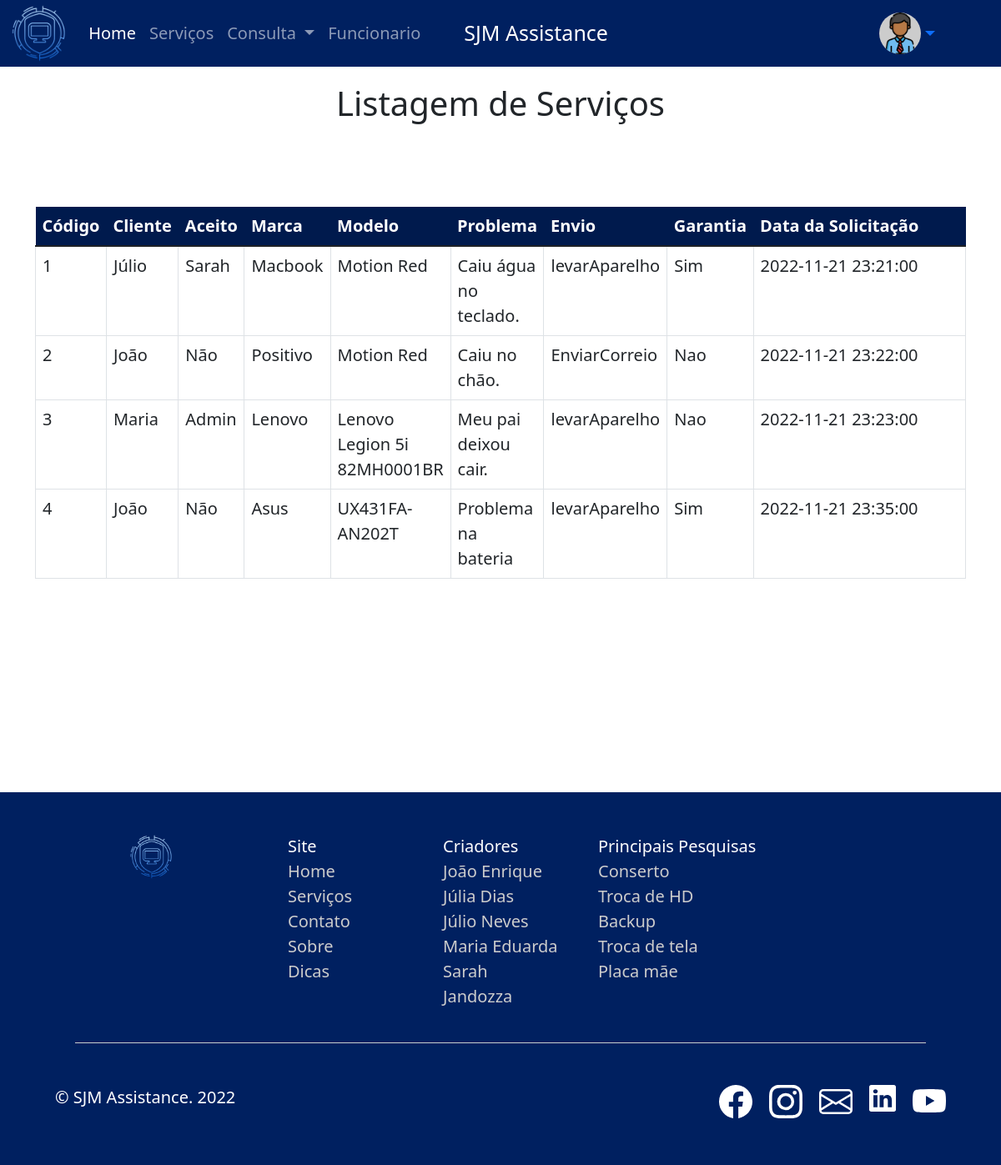
Screenshot of /consulta.php?consulta=servico (signed in) with the database file from the repository.
### tables this page shows
CREATE TABLE `tbservico` (
  `idServico` int(4) NOT NULL,
  `idCliente` int(4) NOT NULL,
  `marca` varchar(50) NOT NULL,
  `modelo` varchar(50) NOT NULL,
  `descricaoProblema` varchar(100) NOT NULL,
  `formaEnvio` varchar(50) NOT NULL,
  `garantia` varchar(20) NOT NULL,
  `dataServico` timestamp NOT NULL DEFAULT current_timestamp() ON UPDATE current_timestamp()
);

CREATE TABLE `tbstatuspedido` (
  `idStatusPedido` int(4) NOT NULL,
  `idServico` int(4) NOT NULL,
  `idCliente` int(4) NOT NULL,
  `idFuncionario` int(4) NOT NULL,
  `statusServico` varchar(100) NOT NULL,
  `mensagemFuncionario` varchar(300) NOT NULL,
  `dataLevarNotebook` varchar(100) NOT NULL,
  `dataTerminoServico` varchar(100) NOT NULL
);

CREATE TABLE `tbclientes` (
  `id` int(11) NOT NULL,
  `nome` varchar(200) NOT NULL,
  `nomeUsuario` varchar(100) NOT NULL,
  `email` varchar(200) NOT NULL,
  `senha` varchar(20) NOT NULL,
  `cep` varchar(10) NOT NULL,
  `endereco` varchar(100) NOT NULL,
  `numero` varchar(10) NOT NULL,
  `complemento` varchar(100) NOT NULL,
  `cidade` varchar(50) NOT NULL,
  `estado` varchar(3) NOT NULL,
  `imgConta` varchar(11) NOT NULL,
  `EstadoConta` varchar(100) NOT NULL
);

CREATE TABLE `tbfuncionario` (
  `idFuncionario` int(11) NOT NULL,
  `nome` varchar(100) NOT NULL,
  `cargo` varchar(200) NOT NULL,
  `email` varchar(200) NOT NULL,
  `senha` varchar(100) NOT NULL,
  `imgConta` varchar(10) NOT NULL,
  `permissoes` varchar(100) NOT NULL,
  `EstadoConta` varchar(100) NOT NULL
);

### Controller.php (called while the page is built, shortened)
<?php
$root = realpath($_SERVER["DOCUMENT_ROOT"]);
require_once("$root/proj-IBM/model/cadastrar.php");
class Controller{
    private $cadastrar;
    public function __construct(){
        $this->cadastrar = new Cadastrar();
    }
    public function listarServico($id){
        return $result = $this->cadastrar->listarServico($id);
    }
    public function statusServico($id){
        return $result = $this->cadastrar->statusServico($id);
    }
    public function statusServicoFuncionario($id){
        return $result = $this->cadastrar->statusServicoFuncionario($id);
    }
    public function listarClienteFuncionario($id){
        return $result = $this->cadastrar->listarClienteFuncionario($id);
    }
    public function listarFuncionario($id){
        return $result = $this->cadastrar->listarFuncionario($id);
    }
}
?>

### model/conexao.php (called while the page is built, shortened)
<?php
class Conexao{
    protected $mysqli;
    private function conexao(){
        $this->mysqli = new mysqli(BD_SERVIDOR, BD_USUARIO , BD_SENHA, BD_BANCO);
    }
    public function getServico($id){
        try {
            if($id >=1){
                $stmt = $this->mysqli->query("SELECT * FROM tbservico WHERE idCliente = '" . $id . "';");
            }else{
                $stmt = $this->mysqli->query("SELECT * FROM tbservico;");
            }
            $lista = $stmt->fetch_all(MYSQLI_ASSOC);
            $f_lista = array();
            $i = 0;
            foreach ($lista as $l) {
                $f_lista[$i]['idCliente'] = $l['idCliente'];
                $f_lista[$i]['idServico'] = $l['idServico'];
                $f_lista[$i]['marca'] = $l['marca'];
                $f_lista[$i]['modelo'] = $l['modelo'];
                $f_lista[$i]['descricaoProblema'] = $l['descricaoProblema'];
                $f_lista[$i]['formaEnvio'] = $l['formaEnvio'];
                $f_lista[$i]['garantia'] = $l['garantia'];
                $f_lista[$i]['dataServico'] = $l['dataServico'];
                $i++;
            }
            return $f_lista;
        } catch (Exception $e) {
            echo "Ocorreu um erro ao tentar Buscar Todos." . $e;
        }
    }
    public function getClienteFuncionario($id){
        if($id<=0){
            $stmt = $this->mysqli->query("SELECT * FROM tbclientes");
            $lista = $stmt->fetch_all(MYSQLI_ASSOC);
            $f_lista = array();
            $i = 0;
            foreach ($lista as $l) {
                $f_lista[$i]['id'] = $l['id'];
                $f_lista[$i]['nome'] = $l['nome'];
                $f_lista[$i]['nomeUsuario'] = $l['nomeUsuario'];
                $f_lista[$i]['email'] = $l['email'];
                $f_lista[$i]['senha'] = $l['senha'];
                $f_lista[$i]['cep'] = $l['cep'];
                $f_lista[$i]['endereco'] = $l['endereco'];
                $f_lista[$i]['numeroCasa'] = $l['numero'];
                $f_lista[$i]['complemento'] = $l['complemento'];
                $f_lista[$i]['cidade'] = $l['cidade'];
                $f_lista[$i]['estado'] = $l['estado'];
                $f_lista[$i]['imgContaCliente'] = $l['imgConta'];
                $f_lista[$i]['EstadoConta'] = $l['EstadoConta'];
                $i++;
            }
            return $f_lista;
        }
    }
    public function listarStatusServico($id){
        try {
            if($id>=1){
                $stmt = $this->mysqli->query("SELECT * FROM tbstatuspedido WHERE idCliente = '" . $id . "';");
            }else{
                $stmt = $this->mysqli->query("SELECT * FROM tbstatuspedido;");
            }
            $listaDois = $stmt->fetch_all(MYSQLI_ASSOC);
            $f_listaDois = array();
            $i = 0;
            foreach ($listaDois as $l) {
                $f_listaDois[$i]['idStatusPedido'] = $l['idStatusPedido'];
                $f_listaDois[$i]['idServico'] = $l['idServico'];
                $f_listaDois[$i]['idCliente'] = $l['idCliente'];
                $f_listaDois[$i]['idFuncionario'] = $l['idFuncionario'];
                $f_listaDois[$i]['statusServico'] = $l['statusServico'];
                $f_listaDois[$i]['mensagemFuncionario'] = $l['mensagemFuncionario'];
                $f_listaDois[$i]['dataLevarNotebook'] = $l['dataLevarNotebook'];
                $i++;
            }
            return $f_listaDois;
        } catch (Exception $e) {
            echo "Ocorreu um erro ao tentar Buscar Todos." . $e;
        }
    }
    public function listarServicoFuncionario($id){
        try {
            if($id>=1){
                $stmt = $this->mysqli->query("SELECT * FROM tbstatuspedido WHERE idStatusPedido = '" . $id . "';");
            }else{
                $stmt = $this->mysqli->query("SELECT * FROM tbstatuspedido;");
            }
            $listaDois = $stmt->fetch_all(MYSQLI_ASSOC);
            $f_listaDois = array();
            $i = 0;
            foreach ($listaDois as $l) {
                $f_listaDois[$i]['idStatusPedido'] = $l['idStatusPedido'];
                $f_listaDois[$i]['idServico'] = $l['idServico'];
                $f_listaDois[$i]['idCliente'] = $l['idCliente'];
                $f_listaDois[$i]['idFuncionario'] = $l['idFuncionario'];
                $f_listaDois[$i]['statusServico'] = $l['statusServico'];
                $f_listaDois[$i]['mensagemFuncionario'] = $l['mensagemFuncionario'];
                $f_listaDois[$i]['dataLevarNotebook'] = $l['dataLevarNotebook'];
                $i++;
            }
            return $f_listaDois;
        } catch (Exception $e) {
            echo "Ocorreu um erro ao tentar Buscar Todos." . $e;
        }
    }
    public function exibirFuncionario($id){
        try {
            if($id>=1){
                $stmt = $this->mysqli->query("SELECT * FROM tbfuncionario WHERE idFuncionario = '" . $id . "';");
            }else{
                $stmt = $this->mysqli->query("SELECT * FROM tbfuncionario;");
            }
            $listaDois = $stmt->fetch_all(MYSQLI_ASSOC);
            $f_listaDois = array();
            $i = 0;
            foreach ($listaDois as $l) {
                $f_listaDois[$i]['idFuncionario'] = $l['idFuncionario'];
                $f_listaDois[$i]['nome'] = $l['nome'];
                $f_listaDois[$i]['cargo'] = $l['cargo'];
                $f_listaDois[$i]['email'] = $l['email'];
                $f_listaDois[$i]['senha'] = $l['senha'];
                $f_listaDois[$i]['imgContaFuncionario'] = $l['imgConta'];
                $f_listaDois[$i]['permissoes'] = $l['permissoes'];;
                $f_listaDois[$i]['EstadoConta'] = $l['EstadoConta'];
                $i++;
            }
            return $f_listaDois;
        } catch (Exception $e) {
            echo "Ocorreu um erro ao tentar Buscar Todos." . $e;
        }
    }
}

### model/cadastrar.php (called while the page is built, shortened)
<?php
require_once("conexao.php");
class Cadastrar extends Conexao {
    public function listarServico($id){
    	return $this->getServico($id);
    }
    public function statusServico($id){
    	return $this->listarStatusServico($id);
    }
    public function statusServicoFuncionario($id){
    	return $this->listarServicoFuncionario($id);
    }
    public function listarClienteFuncionario($id){
    	return $this->getClienteFuncionario($id);
    }
    public function listarFuncionario($id){
    	return $this->exibirFuncionario($id);
    }
}
?>

### consulta.php (the view, shortened to what this page needs)
<?php
 	require_once("Controller.php");
?>
<!DOCTYPE html>
<html lang="pt-br">
<head>
    <link rel="stylesheet" href="css/style.css">
    <link rel="stylesheet" href="bootstrap/css/bootstrap.css">
</head>
<body>
    <header>
        <?php include_once "menu.php" ?>
    </header>
    <main class="main-consulta">
		<div class="container">
        <?php if(isset($_GET['consulta']) && $_GET['consulta'] == "cliente" || empty($_GET['consulta'])){   ?>
			<h1 class="titulo-consulta">Listagem de clientes</h1>
			<?php
				$controller = new Controller();
				$resultado = $controller->listarClienteFuncionario(0);
				if(count($resultado) >=1){
			?>
			<div class="table">
				<table class="table table-responsive" style="width: 100%;">
					<thead class="table-active table-listar-cliente">
						<tr>
							<th scope="col">Código</th>
							<th scope="col" class="col-tb-nome">Nome</th>
							<th scope="col">Email</th>
							<th scope="col" class="col-tb-end">Endereco</th>
							<th scope="col">Cep</th>
							<th scope="col" class="col-tb-estado-conta">Conta</th>
							<th scope="col">Funcao</th>
						</tr>
					</thead>
					<tbody id="TableData">
					<?php
						for($i=0;$i<count($resultado);$i++){
					?>
						<tr>
							<td scope="col"><?php echo $resultado[$i]['id']; ?></td>
							<td scope="col"><?php echo $resultado[$i]['nome']; ?></td>
							<td scope="col"><?php echo $resultado[$i]['email']; ?></td>
							<td scope="col"><?php echo $resultado[$i]['endereco'] . " - " . $resultado[$i]['cidade'] . "/" . $resultado[$i]['estado']; ?></td>
							<td scope="col"><?php echo $resultado[$i]['cep']; ?></td>
							<td scope="col"><?php echo $resultado[$i]['EstadoConta']; ?></td>
							<td scope="col">
								<?php if($resultado[$i]['EstadoConta'][0] == "D"){ ?>
									<button type="button" class="btn btn-ativar-cliente" onclick="javascript:confirmRecuperar('model/recuperarConta.php?id=<?php echo $resultado[$i]['id']; ?>&conta=cliente&nomeFuncionario=<?php echo $_SESSION['nome']; ?>')" style="width: 72px;">Ativar</button>
								<?php }else{ ?>
									<button type="button" class="btn btn-excluir-cliente" onclick="javascript:confirmDelete('model/excluirConta.php?id=<?php echo $resultado[$i]['id']; ?>&conta=cliente&nomeFuncionario=<?php echo $_SESSION['nome']; ?>')" style="width: 72px;">Excluir</button>
								<?php } ?>
							</td>
						</tr>
					<?php
						}
					}else{
						echo "<h1>Nenhum registro encontrado!</h1>";
					}
					?>
					</tbody>
				</table>
			</div>
        <?php }elseif(isset($_GET['consulta']) && $_GET['consulta'] == "servico"){    ?>
			<h1 class="titulo-consulta">Listagem de Serviços</h1>
			<?php
				$controller = new Controller();
				$resultado = $controller->listarServico(0);
				$resultadoStatusPedido = $controller->statusServico(0);
				$resultadoCliente = $controller->listarClienteFuncionario(0);
				$resultadoFuncionario = $controller->listarFuncionario(0);
			?>
			<?php
				if(count($resultado) >=1){ ?>
					<div class="table">
					<table class="table table-responsive" style="width: 100%;">
						<thead class="table-active table-listar-cliente">
							<tr>
								<th scope="col">Código</th>
								<th scope="col">Cliente</th>
								<th scope="col">Aceito</th>
								<th scope="col">Marca</th>
								<th scope="col">Modelo</th>
								<th scope="col">Problema</th>
								<th scope="col">Envio</th>
								<th scope="col">Garantia</th>
								<th scope="col" style="width: 300px">Data da Solicitação</th>
							</tr>
						</thead>
						<tbody id="TableData">
							<?php
								for($i=0;$i<count($resultado);$i++){
									$resultadoNomeCliente = $controller->statusServicoFuncionario($resultado[$i]['idServico']);
							?>
								<tr>
									<td scope="col"><?php echo $resultado[$i]['idServico']; ?></td>
									<td scope="col"><?php echo $resultadoCliente[$resultadoNomeCliente[0]['idCliente'] -1]['nome']; ?></td>
									<td scope="col">
										<?php
											if($resultadoStatusPedido[$i]['idFuncionario'] == 0){
												echo "Não";
											}else{
												echo $resultadoFuncionario[$resultadoStatusPedido[$i]['idFuncionario'] -1]['nome'];
											}
										?>
									</td>
									<td scope="col"><?php echo $resultado[$i]['marca']; ?></td>
									<td scope="col"><?php echo $resultado[$i]['modelo']; ?></td>
									<td scope="col"><?php echo $resultado[$i]['descricaoProblema'] ?></td>
									<td scope="col"><?php echo $resultado[$i]['formaEnvio'] ?></td>
									<td scope="col"><?php echo $resultado[$i]['garantia']; ?></td>
									<td scope="col"><?php echo $resultado[$i]['dataServico']; ?></td>
							<?php
								}
							?>
						</tbody>
					</table>
				<?php }else{
						echo "<h1 class='txt-sem-registro'>Nenhum registro encontrado!</h1>";
					}
				?>
			</div>
        <?php } ?></div>
    </main>
    <?php include_once "footer.php" ?>
</body>
</html>

### css/style.css (style rules this page uses)
:root { --cinza: #f5f5f5; --azul: #002060; --vermelho: #dc3545; --verde: #198754; }
.main-consulta { display: grid; align-items: start; align-content: start; }
.titulo-consulta { width: 100%; text-align: center; margin-bottom: 100px!important; }
.table-listar-cliente, th { background: #002060; color: #fff; font-size: 20px; }
td { font-size: 20px; border-width: 1px!important; }
header { padding-bottom: 100px; }
main { min-height: 100vh; }
.table-listar-cliente { position: sticky; top: 90px; }

### rows the page displays
tbservico: idServico "1", marca "Macbook", modelo "Motion Red", descricaoProblema "Caiu água no teclado.", formaEnvio "levarAparelho", garantia "Sim", dataServico "2022-11-21 23:21:00"
tbstatuspedido: idCliente.nome "Júlio", idFuncionario.nome "Sarah"
tbservico: idServico "2", shows "Não", marca "Positivo", modelo "Motion Red", descricaoProblema "Caiu no chão.", formaEnvio "EnviarCorreio", garantia "Nao", dataServico "2022-11-21 23:22:00"
tbstatuspedido: idCliente.nome "João"
tbservico: idServico "3", marca "Lenovo", modelo "Lenovo Legion 5i 82MH0001BR", descricaoProblema "Meu pai deixou cair.", formaEnvio "levarAparelho", garantia "Nao", dataServico "2022-11-21 23:23:00"
tbstatuspedido: idCliente.nome "Maria", idFuncionario.nome "Admin"
tbservico: idServico "4", shows "Não", marca "Asus", modelo "UX431FA-AN202T", descricaoProblema "Problema na bateria", formaEnvio "levarAparelho", garantia "Sim", dataServico "2022-11-21 23:35:00"
tbstatuspedido: idCliente.nome "João"
